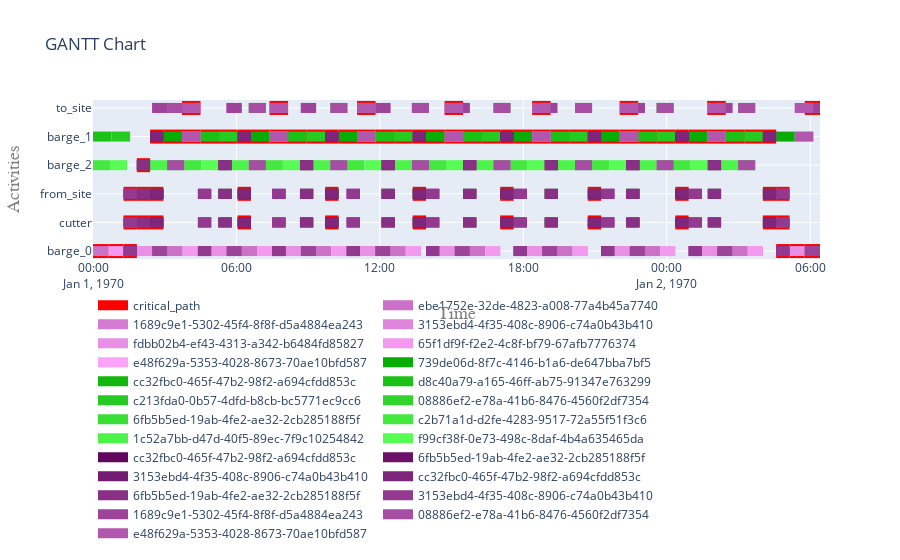

The cell this chart's notebook holds for it:
### Code cell
fig = plot.get_gantt_chart(concepts=my_objects, critical_path=cp_model_based)
